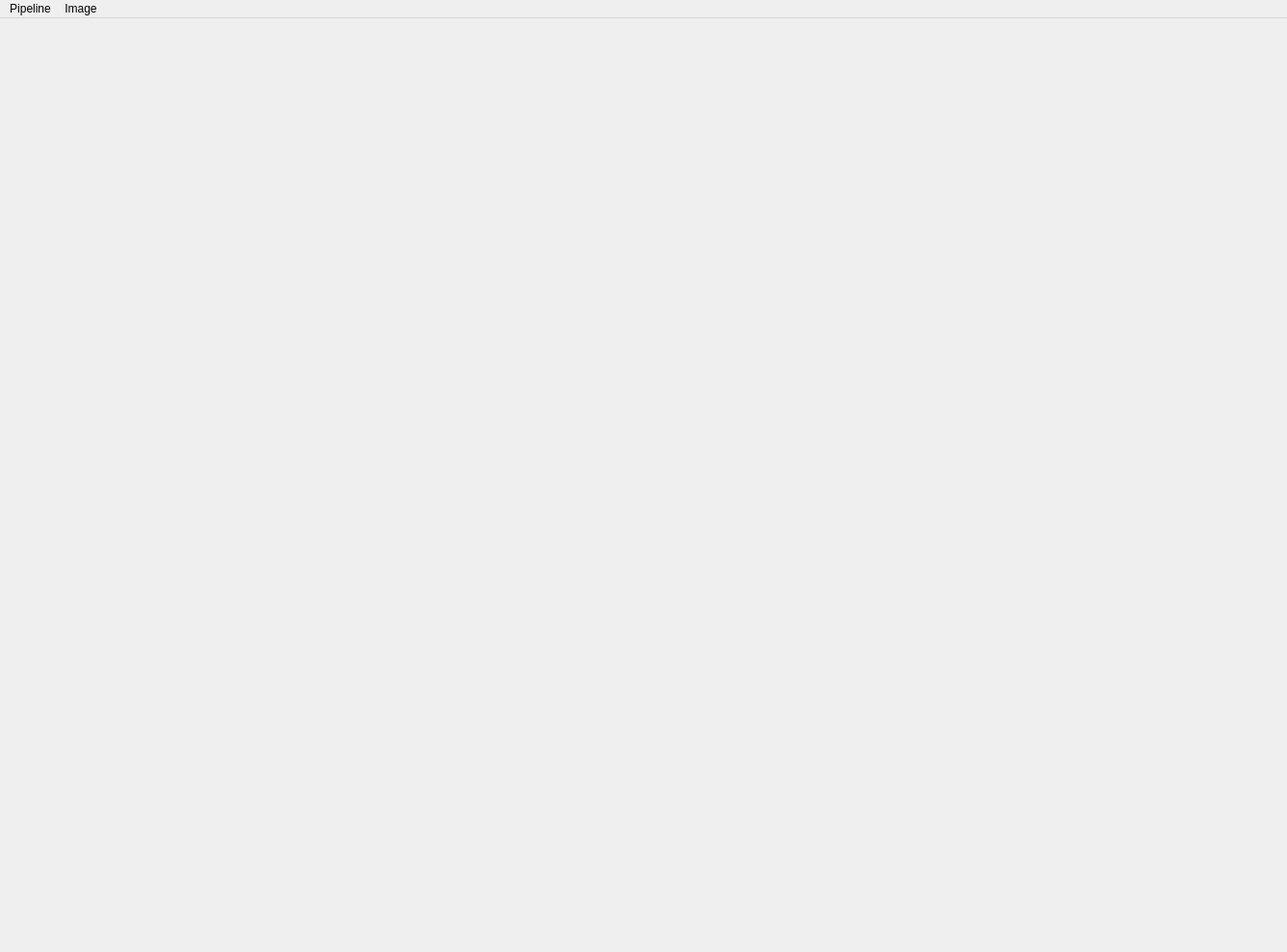
<?xml version="1.0" encoding="UTF-8"?>
<ui version="4.0">
 <class>MainWindow</class>
 <widget class="QMainWindow" name="MainWindow">
  <property name="geometry">
   <rect>
    <x>0</x>
    <y>0</y>
    <width>1336</width>
    <height>988</height>
   </rect>
  </property>
  <property name="windowTitle">
   <string>MainWindow</string>
  </property>
  <widget class="QWidget" name="CentralView">
   <layout class="QGridLayout" name="gridLayout">
    <item row="0" column="2">
     <widget class="QWidget" name="LeftView" native="true">
      <property name="minimumSize">
       <size>
        <width>250</width>
        <height>0</height>
       </size>
      </property>
      <property name="maximumSize">
       <size>
        <width>250</width>
        <height>16777215</height>
       </size>
      </property>
     </widget>
    </item>
    <item row="0" column="3">
     <widget class="QWidget" name="DetailedView" native="true">
      <property name="minimumSize">
       <size>
        <width>800</width>
        <height>0</height>
       </size>
      </property>
     </widget>
    </item>
    <item row="0" column="4">
     <widget class="QWidget" name="RightView" native="true">
      <property name="maximumSize">
       <size>
        <width>250</width>
        <height>16777215</height>
       </size>
      </property>
      <layout class="QVBoxLayout" name="verticalLayout">
       <property name="leftMargin">
        <number>0</number>
       </property>
       <property name="topMargin">
        <number>0</number>
       </property>
       <property name="rightMargin">
        <number>0</number>
       </property>
       <property name="bottomMargin">
        <number>0</number>
       </property>
       <item>
        <widget class="QWidget" name="CategoryDetails" native="true">
         <property name="minimumSize">
          <size>
           <width>250</width>
           <height>200</height>
          </size>
         </property>
         <property name="maximumSize">
          <size>
           <width>250</width>
           <height>200</height>
          </size>
         </property>
        </widget>
       </item>
       <item>
        <spacer name="verticalSpacer">
         <property name="orientation">
          <enum>Qt::Vertical</enum>
         </property>
         <property name="sizeType">
          <enum>QSizePolicy::Fixed</enum>
         </property>
         <property name="sizeHint" stdset="0">
          <size>
           <width>20</width>
           <height>20</height>
          </size>
         </property>
        </spacer>
       </item>
       <item>
        <widget class="QWidget" name="DynamicUiElements" native="true">
         <property name="minimumSize">
          <size>
           <width>250</width>
           <height>300</height>
          </size>
         </property>
         <property name="autoFillBackground">
          <bool>false</bool>
         </property>
        </widget>
       </item>
       <item>
        <spacer name="verticalSpacer_2">
         <property name="orientation">
          <enum>Qt::Vertical</enum>
         </property>
         <property name="sizeType">
          <enum>QSizePolicy::Fixed</enum>
         </property>
         <property name="sizeHint" stdset="0">
          <size>
           <width>20</width>
           <height>20</height>
          </size>
         </property>
        </spacer>
       </item>
       <item>
        <widget class="QWidget" name="Pipeline" native="true">
         <property name="minimumSize">
          <size>
           <width>250</width>
           <height>300</height>
          </size>
         </property>
         <property name="maximumSize">
          <size>
           <width>250</width>
           <height>300</height>
          </size>
         </property>
        </widget>
       </item>
      </layout>
     </widget>
    </item>
   </layout>
  </widget>
  <widget class="QMenuBar" name="menuBar">
   <property name="geometry">
    <rect>
     <x>0</x>
     <y>0</y>
     <width>1336</width>
     <height>26</height>
    </rect>
   </property>
   <widget class="QMenu" name="menuFile">
    <property name="title">
     <string>Pipeline</string>
    </property>
    <addaction name="actionSave"/>
    <addaction name="actionLoad_2"/>
   </widget>
   <widget class="QMenu" name="menuImages">
    <property name="title">
     <string>Image</string>
    </property>
    <addaction name="actionSave_2"/>
    <addaction name="separator"/>
    <addaction name="actionLoad_3"/>
    <addaction name="actionLoad_Image_Folder"/>
   </widget>
   <addaction name="menuFile"/>
   <addaction name="menuImages"/>
  </widget>
  <action name="PipelineMenu">
   <property name="text">
    <string>Pipeline</string>
   </property>
   <property name="toolTip">
    <string>Menuentrys for saving and loading pipelines</string>
   </property>
  </action>
  <action name="actionImages">
   <property name="text">
    <string>Images</string>
   </property>
   <property name="toolTip">
    <string>Menu for saving and loading images</string>
   </property>
  </action>
  <action name="actionLoad">
   <property name="text">
    <string>Load</string>
   </property>
   <property name="toolTip">
    <string>Load a presaved pipeline in json format</string>
   </property>
  </action>
  <action name="actionSave">
   <property name="text">
    <string>Save</string>
   </property>
   <property name="toolTip">
    <string>Save the pipeline settings in a json format. You can load your specified Pipeline in later program calls to process the same settings on other images.</string>
   </property>
  </action>
  <action name="actionLoad_2">
   <property name="text">
    <string>Load</string>
   </property>
   <property name="toolTip">
    <string>Load a presaved Pipeline in json format.</string>
   </property>
  </action>
  <action name="actionSave_2">
   <property name="text">
    <string>Specify Output location</string>
   </property>
   <property name="toolTip">
    <string>Specify the default output location in yout file system. Your processed images and graphs will be stored there after processing.</string>
   </property>
  </action>
  <action name="actionLoad_3">
   <property name="text">
    <string>Load Image</string>
   </property>
   <property name="toolTip">
    <string>Load a single image file from the file system.</string>
   </property>
  </action>
  <action name="actionLoad_Image_Folder">
   <property name="text">
    <string>Load Image Folder</string>
   </property>
   <property name="toolTip">
    <string>Load a complete folder of images. To display immediate results, the program will use the first image of the folder as default.</string>
   </property>
  </action>
 </widget>
 <resources/>
 <connections/>
</ui>
